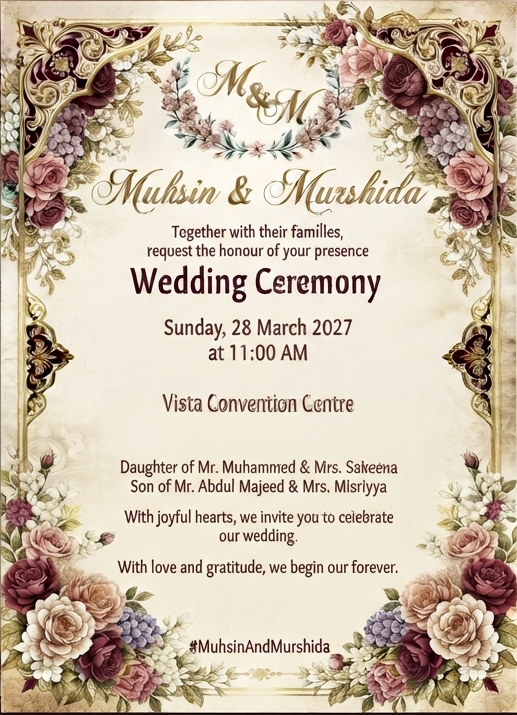
#> input picture vercel/assets/Gemini_Generated_Image_r4ojdcr4ojdcr4oj.png, 517 x 715 px
$ python generate_og_image.py
#> lines starting #> are read from the running program, lines starting #| are printed output that depends on the picture
from PIL import Image, ImageDraw, ImageFont
import os
import math

# Dimensions: 1200x1750 (Vertical Wedding Invitation Size)
WIDTH, HEIGHT = 1200, 1750

# Colors matching the luxury ivory and burgundy/gold palette
IVORY = (251, 246, 238)         # #FBF6EE
CHAMPAGNE_GOLD = (201, 166, 107)  # #C9A66B
DARK_BURGUNDY = (75, 20, 35)      # #4B1423
DARK_TEXT = (50, 40, 35)          # Deep charcoal-brown for high readability
GOLD_LIGHT = (230, 200, 140)
BLUSH_PINK = (220, 175, 175)
ROSE_DEEP = (140, 50, 70)

# Output path
OUTPUT_DIR = os.path.dirname(os.path.abspath(__file__))
OUTPUT_PATH = os.path.join(OUTPUT_DIR, "assets", "wedding-invitation.png")
FONT_DIR = os.path.join(OUTPUT_DIR, "fonts")

def draw_luxury_frame(draw, margin, color, width=3):
    """Draw an elegant double rectangular frame with decorative corners."""
    draw.rectangle([margin, margin, WIDTH - margin, HEIGHT - margin], outline=color, width=width)
    inner_margin = margin + 12
    draw.rectangle([inner_margin, inner_margin, WIDTH - inner_margin, HEIGHT - inner_margin], outline=color, width=1)

def draw_floral_cluster(draw, cx, cy, scale, flip_h=False, flip_v=False):
    """Draws rich floral and vine cluster decorations in the corners and bottom."""
    hx = -1 if flip_h else 1
    hy = -1 if flip_v else 1

    # Curved background vines
    for offset_angle in range(0, 60, 10):
        vine_points = []
        for t in range(0, 61):
            frac = t / 60
            angle = math.radians(10 + offset_angle + frac * 50)
            r = scale * (0.4 + 0.6 * frac)
            x = cx + r * math.cos(angle) * hx
            y = cy + r * math.sin(angle) * hy
            vine_points.append((x, y))
        for i in range(len(vine_points) - 1):
            draw.line([vine_points[i], vine_points[i+1]], fill=CHAMPAGNE_GOLD, width=1)

    # Multi-layered roses and flower petals
    flower_centers = [
        (cx + 35 * hx, cy + 35 * hy),
        (cx + 70 * hx, cy + 25 * hy),
        (cx + 25 * hx, cy + 75 * hy),
        (cx + 60 * hx, cy + 70 * hy)
    ]

    for fx, fy in flower_centers:
        # Outer soft glow/petals
        draw.ellipse([fx - 18, fy - 18, fx + 18, fy + 18], fill=BLUSH_PINK)
        # Mid petals
        draw.ellipse([fx - 12, fy - 12, fx + 12, fy + 12], fill=ROSE_DEEP)
        # Deep center core
        draw.ellipse([fx - 6, fy - 6, fx + 6, fy + 6], fill=DARK_BURGUNDY)
        # Highlight specs
        draw.ellipse([fx - 2, fy - 2, fx + 2, fy + 2], fill=GOLD_LIGHT)

    # Leaves and foliage detail
    for t in range(20, 80, 15):
        frac = t / 100
        lx = cx + scale * frac * hx * 1.2
        ly = cy + scale * frac * hy * 0.8
        draw.polygon([
            (lx, ly),
            (lx + 12 * hx, ly - 6 * hy),
            (lx + 18 * hx, ly + 4 * hy)
        ], fill=CHAMPAGNE_GOLD)

def create_invitation_image():
    # Create base image with ivory background
    img = Image.new("RGB", (WIDTH, HEIGHT), IVORY)
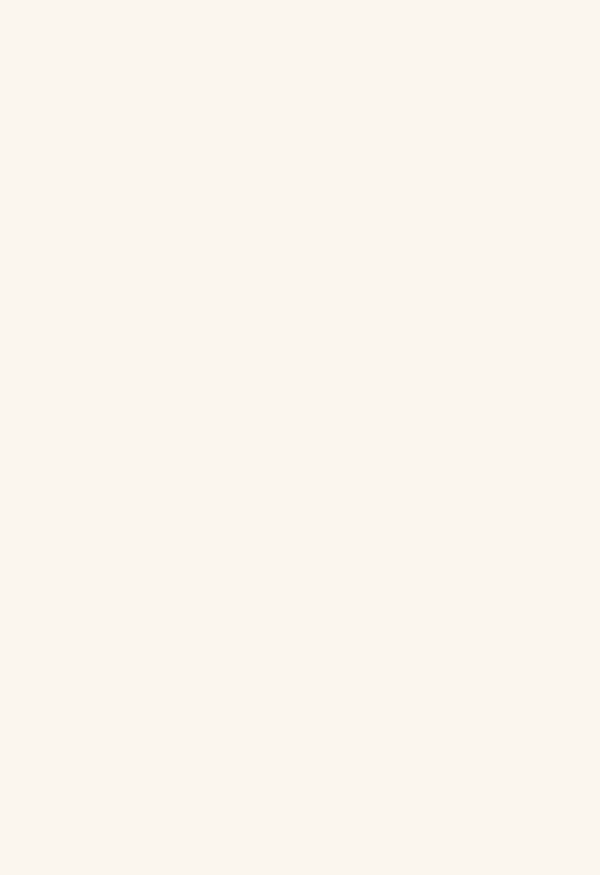
#> img: PIL image 1200x1750 RGB (shown at 1/2 size); mean R, G, B 251, 246, 238
    draw = ImageDraw.Draw(img)

    # Ensure font directory exists
    os.makedirs(FONT_DIR, exist_ok=True)

    # Fallback or load truetype fonts (Make sure font files are placed in your 'fonts' folder)
    try:
        script_font = ImageFont.truetype(os.path.join(FONT_DIR, "GreatVibes.ttf"), 95)
        serif_title = ImageFont.truetype(os.path.join(FONT_DIR, "CormorantGaramond-Bold.ttf"), 52)
        serif_bold = ImageFont.truetype(os.path.join(FONT_DIR, "CormorantGaramond-Bold.ttf"), 36)
        serif_regular = ImageFont.truetype(os.path.join(FONT_DIR, "CormorantGaramond-Regular.ttf"), 30)
        serif_italic = ImageFont.truetype(os.path.join(FONT_DIR, "CormorantGaramond-Regular.ttf"), 32)
    except IOError:
        # Fallback to default if custom font files aren't pre-loaded locally
        script_font = serif_bold = serif_regular = serif_italic = serif_title = ImageFont.load_default()

    # --- Outer Frames & Borders ---
    draw_luxury_frame(draw, 50, CHAMPAGNE_GOLD, width=3)

    # --- Rich Floral Corners (Top & Bottom) ---
    draw_floral_cluster(draw, 50, 50, scale=90)                             # Top-Left
    draw_floral_cluster(draw, WIDTH - 50, 50, scale=90, flip_h=True)        # Top-Right
    draw_floral_cluster(draw, 50, HEIGHT - 50, scale=90, flip_v=True)       # Bottom-Left
    draw_floral_cluster(draw, WIDTH - 50, HEIGHT - 50, scale=90, flip_h=True, flip_v=True) # Bottom-Right

    # --- Top Monogram ---
    mono_cx = WIDTH // 2
    mono_cy = 140
    draw.ellipse([mono_cx - 45, mono_cy - 45, mono_cx + 45, mono_cy + 45], fill=DARK_BURGUNDY, outline=CHAMPAGNE_GOLD, width=2)

    mono_text = "M & M"
    bbox = draw.textbbox((0, 0), mono_text, font=serif_bold)
#> bbox = (0, 10, 104, 35)
    tw = bbox[2] - bbox[0]
#> tw = 104
    th = bbox[3] - bbox[1]
#> th = 25
    draw.text((mono_cx - tw // 2, mono_cy - th // 2 - 2), mono_text, fill=CHAMPAGNE_GOLD, font=serif_bold)

    # --- Couple Names (Centered) ---
    names_text = "Muhsin & Murshida"
    bbox = draw.textbbox((0, 0), names_text, font=script_font)
#> bbox = (0, 3, 693, 93)
    tw = bbox[2] - bbox[0]
#> tw = 693
    # Drop shadow for luxury depth
    draw.text(((WIDTH - tw) // 2 + 2, 230 + 2), names_text, fill=GOLD_LIGHT, font=script_font)
    draw.text(((WIDTH - tw) // 2, 230), names_text, fill=DARK_BURGUNDY, font=script_font)

    # --- Invitation Hook / Tagline ---
    tagline_text = "Together with their families,\nrequest the honour of your presence"
    # Render multi-line centered text manually or via multiline
    for i, line in enumerate(tagline_text.split('\n')):
        bbox = draw.textbbox((0, 0), line, font=serif_italic)
        tw = bbox[2] - bbox[0]
        draw.text(((WIDTH - tw) // 2, 360 + (i * 40)), line, fill=DARK_TEXT, font=serif_italic)
#> this loop made 2 passes
#> (bbox, tw) on passes 1 to 2: ((0, 6, 355, 39), 355), ((0, 6, 447, 39), 447)

    # --- Gold Ornamental Divider ---
    div_y = 470
    div_width = 350
    x1 = (WIDTH - div_width) // 2
    x2 = (WIDTH + div_width) // 2
    cx = WIDTH // 2
    draw.line([(x1, div_y), (cx - 20, div_y)], fill=CHAMPAGNE_GOLD, width=2)
    draw.line([(cx + 20, div_y), (x2, div_y)], fill=CHAMPAGNE_GOLD, width=2)
    # Center diamond
    ds = 6
    draw.polygon([(cx, div_y - ds), (cx + ds, div_y), (cx, div_y + ds), (cx - ds, div_y)], fill=CHAMPAGNE_GOLD)

    # --- Event Title (No Walima, Centered) ---
    event_title = "Wedding Ceremony"
    bbox = draw.textbbox((0, 0), event_title, font=serif_title)
#> bbox = (0, 11, 408, 64)
    tw = bbox[2] - bbox[0]
#> tw = 408
    draw.text(((WIDTH - tw) // 2, 520), event_title, fill=DARK_BURGUNDY, font=serif_title)

    # --- Date & Time ---
    date_text = "Sunday, 28 March 2027"
    bbox = draw.textbbox((0, 0), date_text, font=serif_bold)
#> bbox = (0, 7, 321, 45)
    tw = bbox[2] - bbox[0]
#> tw = 321
    draw.text(((WIDTH - tw) // 2, 610), date_text, fill=DARK_TEXT, font=serif_bold)

    time_text = "at 11:00 AM"
    bbox = draw.textbbox((0, 0), time_text, font=serif_regular)
#> bbox = (0, 8, 137, 29)
    tw = bbox[2] - bbox[0]
#> tw = 137
    draw.text(((WIDTH - tw) // 2, 660), time_text, fill=CHAMPAGNE_GOLD, font=serif_regular)

    # --- Venue Details ---
    venue_block = [
        "Vista Convention Centre",
        "Vengad",
    ]

    start_y = 750
    for i, line in enumerate(venue_block):
        if not line:
            continue
        font_to_use = serif_bold if i == 0 else serif_regular
        color_to_use = DARK_BURGUNDY if i == 0 else DARK_TEXT
        bbox = draw.textbbox((0, 0), line, font=font_to_use)
        tw = bbox[2] - bbox[0]
        draw.text(((WIDTH - tw) // 2, start_y + (i * 42)), line, fill=color_to_use, font=font_to_use)
#> this loop made 2 passes
#> (bbox, tw) on passes 1 to 2: ((0, 11, 355, 35), 355), ((-1, 6, 87, 37), 88)

    # --- Family Parents Lines ---
    parents_block = [
        "Daughter of Mr. Muhammed & Mrs. Sakeena",
        "Son of Mr. Abdul Majeed & Mrs. Misriyya"
    ]

    parent_y = 980
    for i, line in enumerate(parents_block):
        bbox = draw.textbbox((0, 0), line, font=serif_regular)
        tw = bbox[2] - bbox[0]
        draw.text(((WIDTH - tw) // 2, parent_y + (i * 40)), line, fill=DARK_TEXT, font=serif_regular)
#> this loop made 2 passes
#> (bbox, tw) on passes 1 to 2: ((0, 6, 524, 37), 524), ((0, 6, 491, 37), 491)

    forever_text = "With joyful hearts, we invite you to share in the beginning of our forever.\nWith love and gratitude, we begin our forever."
    for i, line in enumerate(forever_text.split('\n')):
        bbox = draw.textbbox((0, 0), line, font=serif_regular)
        tw = bbox[2] - bbox[0]
        draw.text(((WIDTH - tw) // 2, 1210 + (i * 38)), line, fill=DARK_TEXT, font=serif_regular)
#> this loop made 2 passes
#> (bbox, tw) on passes 1 to 2: ((-1, 6, 852, 37), 853), ((-1, 6, 538, 37), 539)

    # --- Hashtag ---
    hashtag = "#MuhsinAndMurshida"
    bbox = draw.textbbox((0, 0), hashtag, font=serif_bold)
#> bbox = (0, 7, 325, 38)
    tw = bbox[2] - bbox[0]
#> tw = 325
    draw.text(((WIDTH - tw) // 2, 1370), hashtag, fill=CHAMPAGNE_GOLD, font=serif_bold)

    # --- Save Image ---
    os.makedirs(os.path.dirname(OUTPUT_PATH), exist_ok=True)
    img.save(OUTPUT_PATH, "PNG")
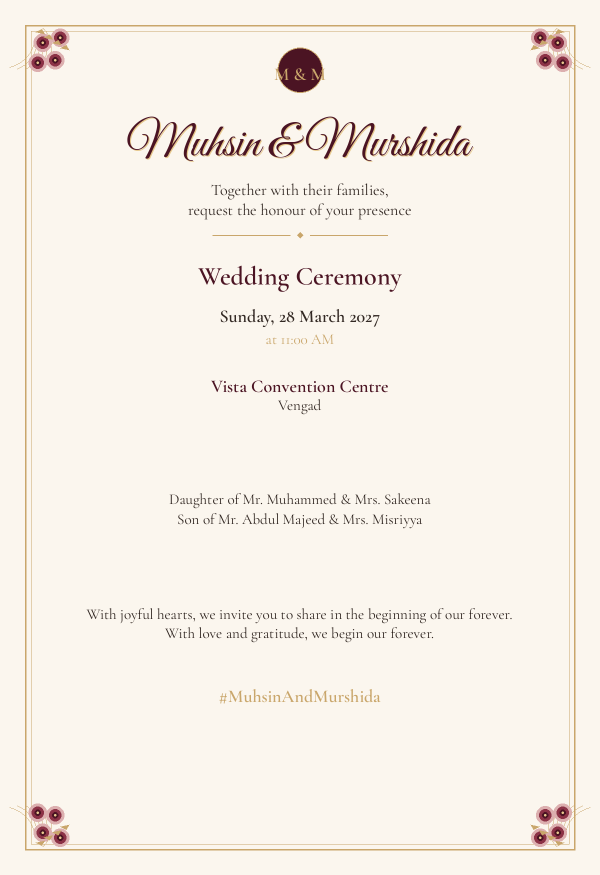
#> saved as wedding-invitation.png: PIL image 1200x1750 RGB (shown at 1/2 size); mean R, G, B 246.8, 240.3, 231.9
    print(f"Luxury wedding invitation saved successfully to: {OUTPUT_PATH}")

def create_og_image():
    """Convert the Gemini-generated image to an optimized OG sharing thumbnail (1200x630 JPEG, <300KB)."""
    src = os.path.join(OUTPUT_DIR, "vercel", "assets", "Gemini_Generated_Image_r4ojdcr4ojdcr4oj.png")
    dst = os.path.join(OUTPUT_DIR, "assets", "og-image.jpg")
    dst_vercel = os.path.join(OUTPUT_DIR, "vercel", "assets", "og-image.jpg")

    img = Image.open(src).convert("RGB")
#> img: PIL image 517x715 RGB
    resized = img.resize((1200, 630), Image.LANCZOS)
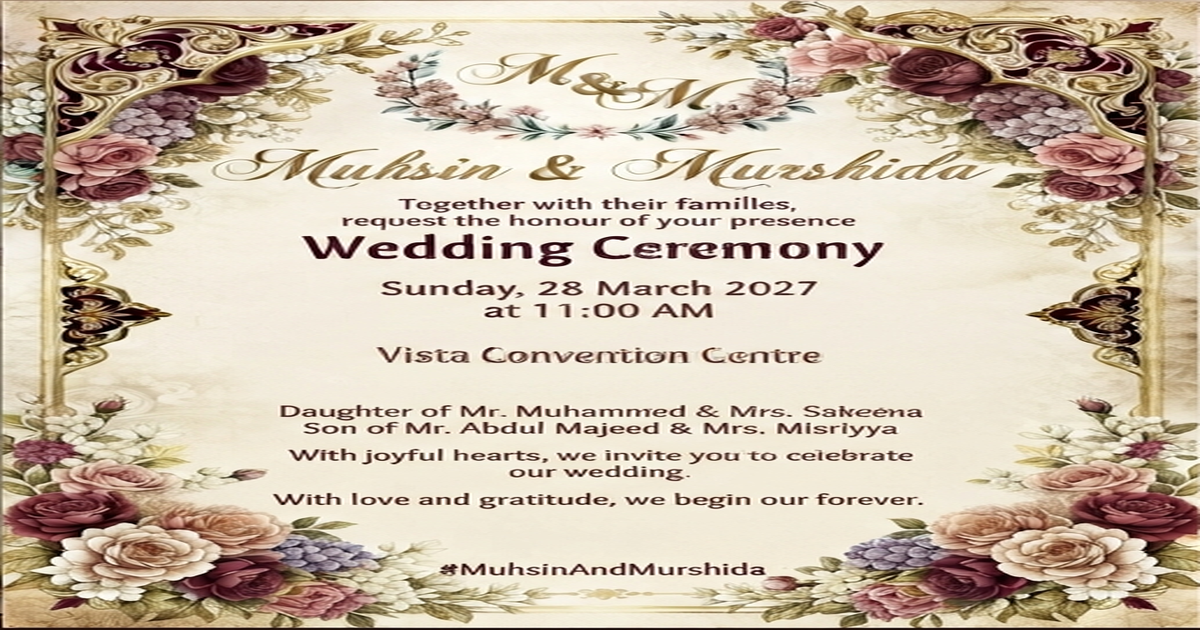
#> resized: PIL image 1200x630 RGB; mean R, G, B 204, 188.5, 169.2
    os.makedirs(os.path.dirname(dst), exist_ok=True)
    resized.save(dst, "JPEG", quality=85, optimize=True)
    size = os.path.getsize(dst)
    print(f"OG image saved to: {dst} ({size} bytes, {resized.size})")
#| OG image saved to: assets/og-image.jpg (188959 bytes, (1200, 630))

    # Also save to vercel deployment directory
    os.makedirs(os.path.dirname(dst_vercel), exist_ok=True)
    resized.save(dst_vercel, "JPEG", quality=85, optimize=True)
    print(f"OG image saved to: {dst_vercel} ({os.path.getsize(dst_vercel)} bytes)")


if __name__ == "__main__":
    create_invitation_image()
    create_og_image()

$ run again, with vercel/assets/WhatsApp Image 2026-10-19 at 12.17.47 PM.jpeg saved as vercel/assets/Gemini_Generated_Image_r4ojdcr4ojdcr4oj.png
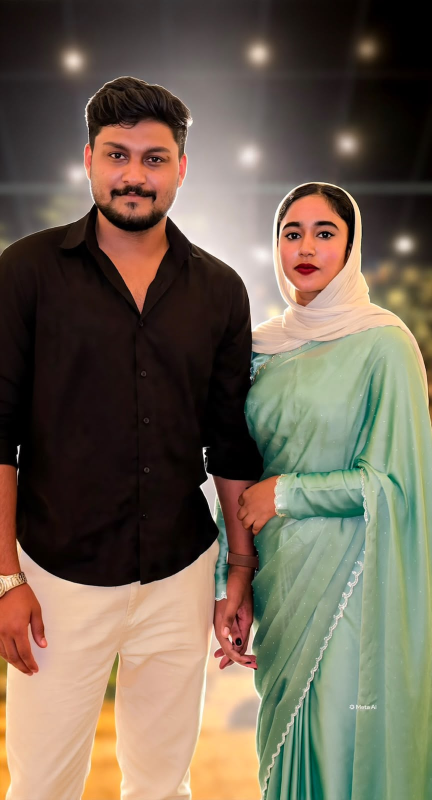
#> input picture vercel/assets/WhatsApp Image 2026-10-19 at 12.17.47 PM.jpeg, 864 x 1600 px (shown at 1/2 size)
#> in create_invitation_image, `bbox = draw.textbbox((0, 0), mono_text, font=serif_bold)`: bbox = (0, 10, 104, 35)
#> in create_invitation_image, `tw = bbox[2] - bbox[0]`: tw = 104
#> th = 25
#> in create_invitation_image, `bbox = draw.textbbox((0, 0), names_text, font=script_font)`: bbox = (0, 3, 693, 93)
#> in create_invitation_image, `tw = bbox[2] - bbox[0]`: tw = 693
#> the loop in create_invitation_image, `for i, line in enumerate(tagline_text.split('\n')):` made 2 passes
#> (bbox, tw) on passes 1 to 2: ((0, 6, 355, 39), 355), ((0, 6, 447, 39), 447)
#> in create_invitation_image, `bbox = draw.textbbox((0, 0), event_title, font=serif_title)`: bbox = (0, 11, 408, 64)
#> in create_invitation_image, `tw = bbox[2] - bbox[0]`: tw = 408
#> in create_invitation_image, `bbox = draw.textbbox((0, 0), date_text, font=serif_bold)`: bbox = (0, 7, 321, 45)
#> in create_invitation_image, `tw = bbox[2] - bbox[0]`: tw = 321
#> in create_invitation_image, `bbox = draw.textbbox((0, 0), time_text, font=serif_regular)`: bbox = (0, 8, 137, 29)
#> in create_invitation_image, `tw = bbox[2] - bbox[0]`: tw = 137
#> the loop in create_invitation_image, `for i, line in enumerate(venue_block):` made 2 passes
#> (bbox, tw) on passes 1 to 2: ((0, 11, 355, 35), 355), ((-1, 6, 87, 37), 88)
#> the loop in create_invitation_image, `for i, line in enumerate(parents_block):` made 2 passes
#> (bbox, tw) on passes 1 to 2: ((0, 6, 524, 37), 524), ((0, 6, 491, 37), 491)
#> the loop in create_invitation_image, `for i, line in enumerate(forever_text.split('\n')):` made 2 passes
#> (bbox, tw) on passes 1 to 2: ((-1, 6, 852, 37), 853), ((-1, 6, 538, 37), 539)
#> in create_invitation_image, `bbox = draw.textbbox((0, 0), hashtag, font=serif_bold)`: bbox = (0, 7, 325, 38)
#> in create_invitation_image, `tw = bbox[2] - bbox[0]`: tw = 325
#> in create_og_image, img is the input picture: PIL image 864x1600 RGB; mean R, G, B 113.5, 100.7, 84.4
#> in create_og_image, `resized = img.resize((1200, 630), Image.LANCZOS)`:
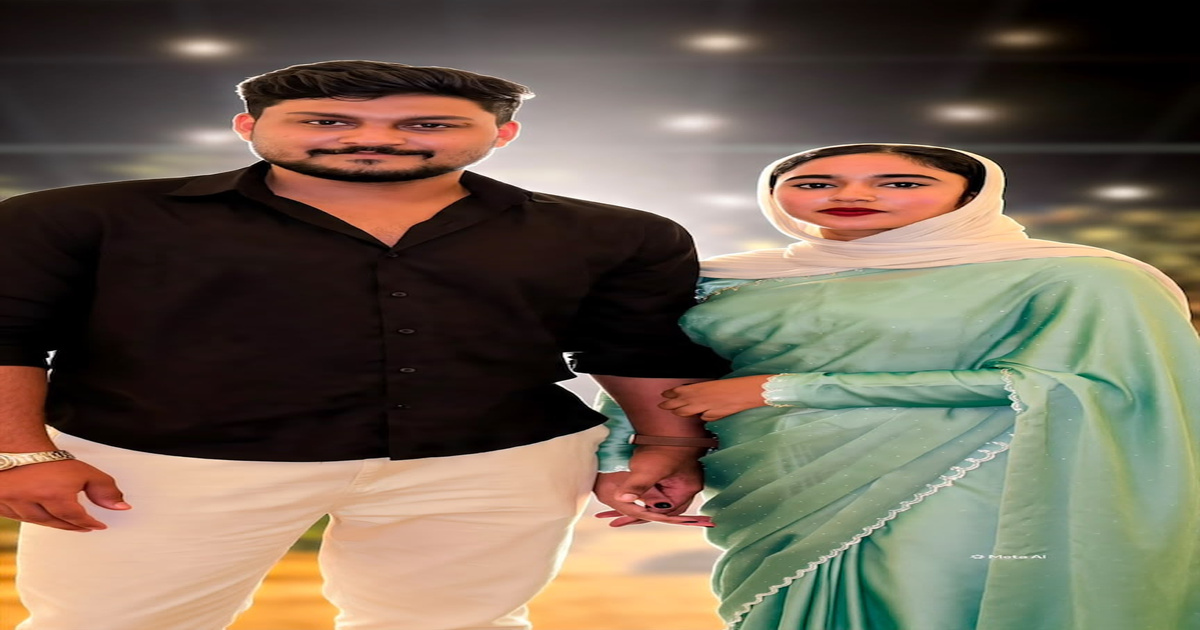
#> resized: PIL image 1200x630 RGB; mean R, G, B 113.5, 100.8, 84.4
#| OG image saved to: assets/og-image.jpg (87634 bytes, (1200, 630))
